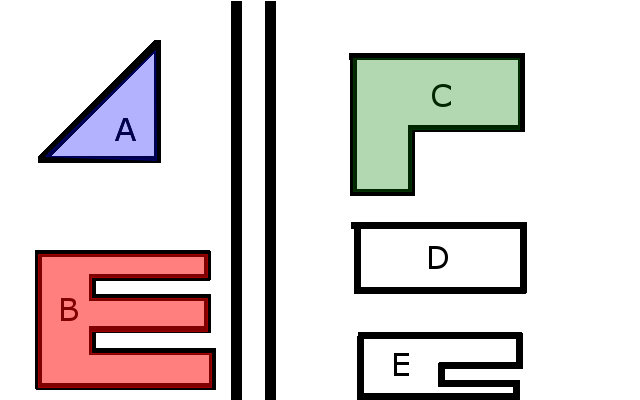

The Python source for this figure:
# example.py (c) 2018 Tyler Burdsall

import pyhighlight as ph

# Assuming we want to highlight buildings A, B, and C
# from the example image
points = {
    'A': [[45, 156], [155, 50], [156, 160]],
    'B': [[37, 253], [206, 253], [206, 276], [90, 276], [90, 297], [206, 297],
         [206, 330], [90, 330], [90, 352], [210, 352], [210, 386], [37, 386]],
    'C': [[352, 57], [518, 57], [518, 128], [410, 128], [410, 190], [352, 190]]
}

test = ph.pyhighlight('example_buildings.png')
test.highlight(points['A'])
test.highlight(points['B'], color='red', transparency=0.5)
test.highlight(points['C'], color='green')

test.save('example.png')